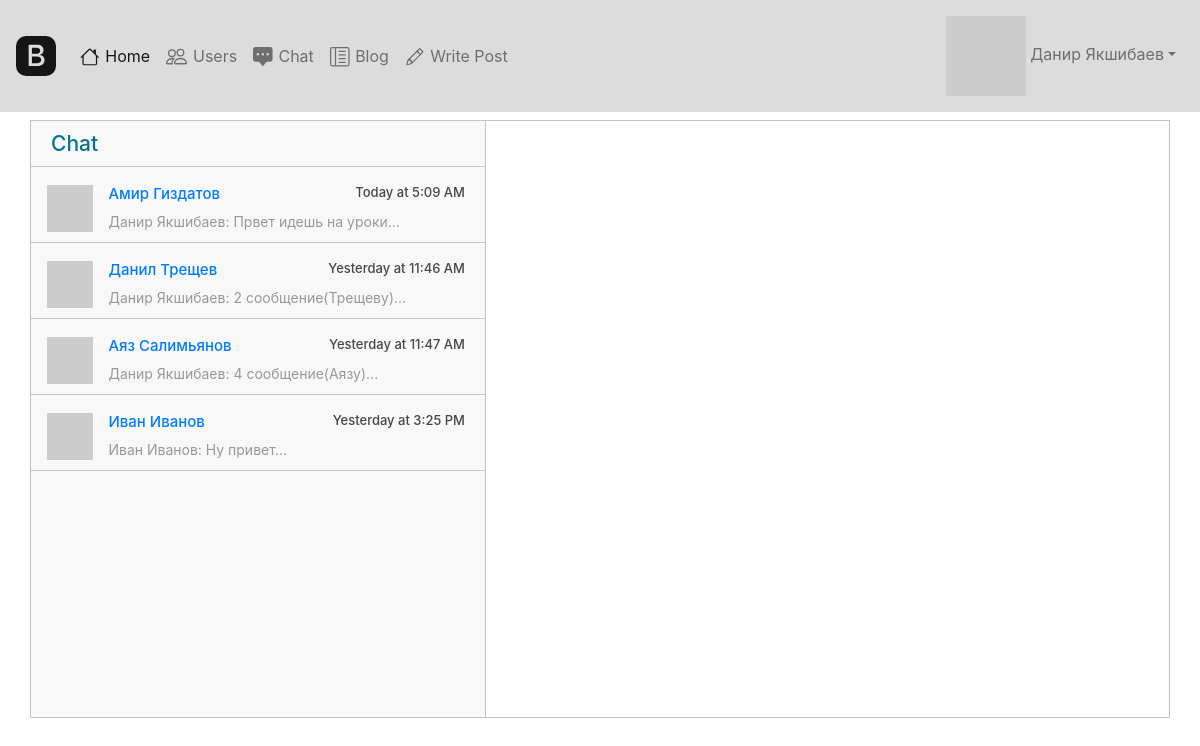
The page /chat (signed in) on the database its author committed.
### main.py (models this page shows, shortened)
class User(UserMixin, SerializerMixin, db.Model):
    __tablename__ = 'users'
    id = db.Column(db.Integer, primary_key=True, autoincrement=True)
    name = db.Column(db.String, nullable=True)
    about = db.Column(db.String, nullable=True)
    email = db.Column(db.String, index=True, unique=True, nullable=True)
    hashed_password = db.Column(db.String, nullable=True)
    created_date = db.Column(db.DateTime, default=datetime.datetime.utcnow())
    last_seen = db.Column(db.DateTime, default=datetime.datetime.utcnow())
    followed = db.relationship(
        'User', secondary=followers,
        primaryjoin=(followers.c.follower_id == id),
        secondaryjoin=(followers.c.followed_id == id),
        backref=db.backref('followers', lazy='dynamic'), lazy='dynamic')
    messages_sent = db.relationship('Message',
                                    foreign_keys='Message.sender_id',
                                    backref='author', lazy='dynamic')
    messages_received = db.relationship('Message',
                                        foreign_keys='Message.recipient_id',
                                        backref='recipient', lazy='dynamic')
    def avatar(self, size):
        digest = md5(self.email.lower().encode('utf-8')).hexdigest()
        return 'https://www.gravatar.com/avatar/{}?d=identicon&s={}'.format(
            digest, size)

class Message(db.Model):
    id = db.Column(db.Integer, primary_key=True)
    sender_id = db.Column(db.Integer, db.ForeignKey('users.id'))
    recipient_id = db.Column(db.Integer, db.ForeignKey('users.id'))
    body = db.Column(db.String(140))
    created_date = db.Column(db.DateTime, index=True, default=datetime.datetime.utcnow())
    last_message_read_time = db.Column(db.DateTime)

### main.py (the view)
@app.route('/chat')
@login_required
def chat():
    chats = {}
    users = User.query.all()
    for user in users:
        if user == current_user:
            continue
        messages1 = Message.query.filter_by(author=current_user, recipient=user)
        messages2 = Message.query.filter_by(author=user, recipient=current_user)
        messages = messages1.union(messages2).order_by(Message.created_date.asc()).all()
        if len(messages) > 0:
            chats[user] = messages1.union(messages2).order_by(Message.created_date.asc()).all()
    return render_template('chat2.html', chats=chats, User=User)

### main.py (called while the page is built)
@login_manager.user_loader
def load_user(user_id):
    return User.query.get(user_id)

@app.before_request
def before_request():
    if current_user.is_authenticated:
        current_user.last_seen = datetime.datetime.utcnow()
        db.session.commit()

### templates/chat2.html (shortened to what this page needs)
{% extends "base.html" %}
{% block content %}
<link href="//maxcdn.bootstrapcdn.com/bootstrap/4.1.1/css/bootstrap.min.css" rel="stylesheet" id="bootstrap-css">
<html>
<head>
    <link href="/static/css/chats.css" type="text/css" rel="stylesheet">
</head>
<body>
<div class="container">
    <div class="messaging">
        <div class="inbox_msg">
            <div class="inbox_people">
                <div class="headind_srch">
                    <div class="recent_heading">
                        <h4>Chat</h4>
                    </div>
                </div>
                <div class="inbox_chat">
                  {% for user in chats %}
                  {% set last_message = chats[user][-1] %}
                  {% set recipient = User.query.filter_by(id=last_message.sender_id).first() %}
                    <div class="chat_list">
                        <div class="chat_people">
                            <div class="chat_img"><img src="{{ user.avatar(20) }}" alt="sunil"></div>
                            <div class="chat_ib">
                              <h6><a href="chat/{{ user.name }}">{{ user.name }}</a><span class="chat_date">{% if last_message.body != 'text' %}{{ moment(last_message.created_date).calendar() }}{% endif %}</span></h6>
                                {% if last_message.body != 'text' %}
                                <p>{{ recipient.name }}:
                                    {{ last_message.body[:20] }}...</p>
                                {% endif %}
                            </div>
                        </div>
                    </div>
                    {% endfor %}
                </div>
            </div>
        </div>
    </div>
</div>
</body>
</html>
{% endblock %}

### templates/base.html (shortened to what this page needs)
<!DOCTYPE html>
<html lang="en" dir="ltr">
<head>
    <link rel="stylesheet" href="https://stackpath.bootstrapcdn.com/bootstrap/4.4.1/css/bootstrap.min.css"
>
</head>
<body>
<header>
    <nav class="navbar navbar-expand-xl navbar-light" style="background-color: #DCDCDC;">
        <a class="navbar-brand" href="#">
        </a>
        <div class="collapse navbar-collapse" id="navbarSupportedContent">
            <ul class="navbar-nav mr-auto">
                <li class="nav-item active">
                    <a class="nav-link" href="/">
                        Home</a>
                </li>
                {% if current_user.is_authenticated %}
                <li class="nav-item">
                    <a class="nav-link" href="/users">
                        Users</a>
                </li>
                <li class="nav-item">
                    <a class="nav-link" href="/chat">
                        Chat</a>
                </li>
                <li class="nav-item">
                    <a class="nav-link" href="/blog">
                        Blog</a>
                </li>
                <li class="nav-item">
                    <a class="nav-link" href="/add_post">
                        Write Post</a>
                </li>
                {% endif %}
            </ul>
            {% if current_user.is_authenticated %}
            <ul class="navbar-nav ml-auto">
                <li class="nav-item">
                    <a class="nav-link dropdown-toggle" href="#" id="navbarDropdown" role="button"
                       data-toggle="dropdown" aria-haspopup="true" aria-expanded="false">
                        <img src="{{ current_user.avatar(34) }}"> {{ current_user.name }}</a>
                </li>
            </ul>
            {% endif %}
        </div>
    </nav>
</header>
</body>
</html>
{% block content %}
{% endblock %}

### static/css/chats.css (style rules this page uses)
.container { max-width:1170px; margin:auto; }
img { max-width:100%; }
.inbox_people { background: #f8f8f8 none repeat scroll 0 0; float: left; overflow: hidden; width: 40%; border-right:1px solid #c4c4c4; }
.inbox_msg { border: 1px solid #c4c4c4; clear: both; overflow: hidden; }
.recent_heading { float: left; width:40%; }
.headind_srch { padding:10px 29px 10px 20px; overflow:hidden; border-bottom:1px solid #c4c4c4; }
.recent_heading h4 { color: #05728f; font-size: 21px; margin: auto; }
.chat_ib h6 { font-size:15px; color:#464646; margin:0 0 8px 0; }
.chat_ib h6 span { font-size:13px; float:right; }
.chat_ib p { font-size:14px; color:#989898; margin:auto }
.chat_img { float: left; width: 11%; }
.chat_ib { float: left; padding: 0 0 0 15px; width: 88%; }
.chat_people { overflow:hidden; clear:both; }
.chat_list { border-bottom: 1px solid #c4c4c4; margin: 0; padding: 18px 16px 10px; }
.inbox_chat { height: 550px; overflow-y: scroll; }
.messaging { padding: 0 0 50px 0; }

### rows shown on the page
User: name "Данир Якшибаев"
User: name "Амир Гиздатов"
Message: created_date "Today at 5:09 AM", body "Првет идешь на уроки"
User: name "Данил Трещев"
Message: created_date "Yesterday at 11:46 AM", body "2 сообщение(Трещеву)"
User: name "Аяз Салимьянов"
Message: created_date "Yesterday at 11:47 AM", body "4 сообщение(Аязу)"
User: name "Иван Иванов"
Message: created_date "Yesterday at 3:25 PM", body "Ну привет"
